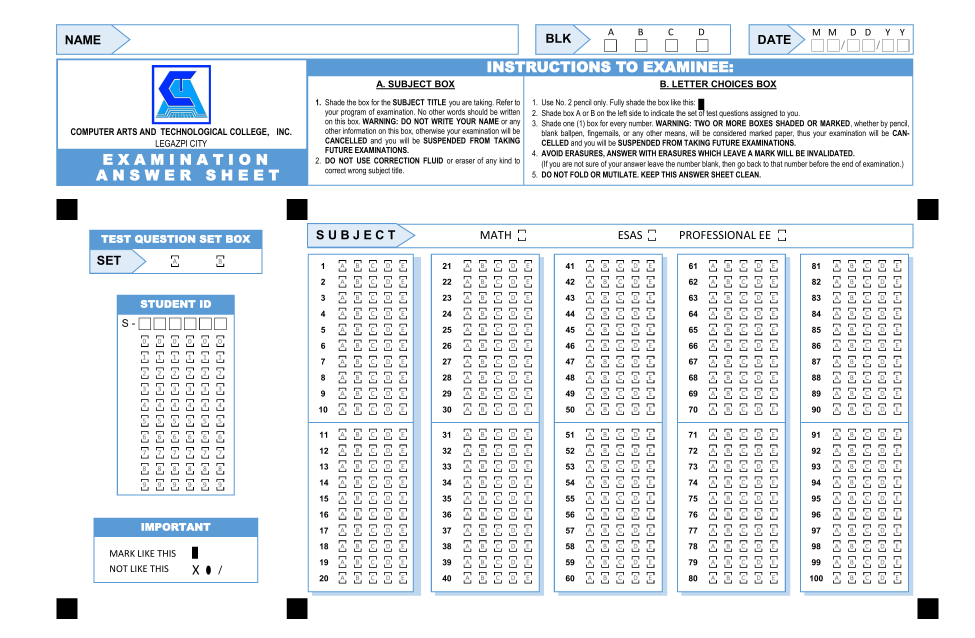
#> input picture reference/sheet-1.png, 3900 x 2550 px, found by its file name (shown at 1/4 size); its folder holds 3 pictures in this run
$ python verify_subwarp_overlay.py
#> lines starting #> are read from the running program, lines starting #| are printed output that depends on the picture; after the words box and inside, x2 and y2 are one past the last pixel; in counts of white or black regions, pixels touching at a corner belong together
### tools/detect_id_box.py
"""
detect_id_box.py — prototype the dynamic STUDENT ID box + TEST SET box detection
and secondary sub-warp, then measure cell grid positions inside each sub-warp.

Run: python tools/detect_id_box.py reference/sheet-1.png
"""
import sys
import cv2
import numpy as np

INFO_W, INFO_H = 800, 1300


def find_markers(gray, img_w):
    clahe = cv2.createCLAHE(clipLimit=3.0, tileGridSize=(32, 32))
    enhanced = clahe.apply(gray)
    _, binary = cv2.threshold(enhanced, 0, 255, cv2.THRESH_BINARY_INV | cv2.THRESH_OTSU)

    expected_side = int(img_w * 0.0215)
    expected_area = expected_side ** 2
    min_area, max_area = int(expected_area * 0.5), int(expected_area * 3.0)

    contours, _ = cv2.findContours(binary.copy(), cv2.RETR_EXTERNAL, cv2.CHAIN_APPROX_SIMPLE)
    cands = []
    for c in contours:
        x, y, w, h = cv2.boundingRect(c)
        bbox = w * h
        if not (min_area <= bbox <= max_area):
            continue
        if w / h < 0.5 or w / h > 2.0:
            continue
        ca = cv2.contourArea(c)
        if ca / bbox < 0.70:
            continue
        cands.append({'center': (x + w / 2.0, y + h / 2.0), 'area': ca})

    sorted_by_x = sorted(cands, key=lambda c: c['center'][0])
    left4 = sorted_by_x[:4]
    left4_by_y = sorted(left4, key=lambda c: c['center'][1])
    top2 = sorted(left4_by_y[:2], key=lambda c: c['center'][0])
    bot2 = sorted(left4_by_y[2:], key=lambda c: c['center'][0])
    return top2[0], top2[1], bot2[0], bot2[1]


def find_box_corners(warped_gray, region_frac, tall, area_frac_range, label):
    """
    region_frac: (x0, x1, y0, y1) as fractions of warp dimensions
    tall: True => filter for height > width; False => width > height
    Returns (corners as 4x2 float32 array ordered TL,TR,BL,BR) or None
    """
    h, w = warped_gray.shape[:2]
    x0, x1, y0, y1 = (int(region_frac[0] * w), int(region_frac[1] * w),
                      int(region_frac[2] * h), int(region_frac[3] * h))
    roi = warped_gray[y0:y1, x0:x1]

    binary = cv2.adaptiveThreshold(roi, 255, cv2.ADAPTIVE_THRESH_GAUSSIAN_C,
                                   cv2.THRESH_BINARY_INV, 21, 8.0)
    kernel = cv2.getStructuringElement(cv2.MORPH_RECT, (3, 3))
    closed = cv2.morphologyEx(binary, cv2.MORPH_CLOSE, kernel, iterations=2)

    contours, _ = cv2.findContours(closed, cv2.RETR_EXTERNAL, cv2.CHAIN_APPROX_SIMPLE)
    roi_area = (x1 - x0) * (y1 - y0)
    min_area, max_area = roi_area * 0.05, roi_area * 0.75

    print(f"\n[{label}] ROI=({x0},{y0})-({x1},{y1})  size={x1-x0}x{y1-y0}  contours={len(contours)}")
    best = None
    best_area = 0
    for c in contours:
        area = cv2.contourArea(c)
        if not (min_area <= area <= max_area):
            continue
        x, y, bw, bh = cv2.boundingRect(c)
        aspect = bw / bh if bh else 0
        ok_aspect = (aspect < 0.95) if tall else (aspect > 1.05)
        peri = cv2.arcLength(c, True)
        approx = cv2.approxPolyDP(c, 0.02 * peri, True)
        print(f"   contour: bbox=({x},{y},{bw},{bh}) area={area:.0f} "
              f"({area/roi_area*100:.1f}% roi) aspect={aspect:.2f} corners={len(approx)} "
              f"{'OK' if ok_aspect else 'reject-aspect'}")
        if not ok_aspect:
            continue
        if len(approx) != 4:
            continue
        if area > best_area:
            best_area = area
            best = approx.reshape(4, 2).astype(np.float32)

    if best is None:
        print(f"   -> NO 4-corner box found")
        return None

    # translate to full warped-canvas coords
    pts = best + np.array([x0, y0], dtype=np.float32)

    # order as TL, TR, BL, BR
    s = pts.sum(axis=1)
    diff = pts[:, 0] - pts[:, 1]
    tl = pts[np.argmin(s)]
    br = pts[np.argmax(s)]
    tr = pts[np.argmax(diff)]
    bl = pts[np.argmin(diff)]
    ordered = np.array([tl, tr, bl, br], dtype=np.float32)
    print(f"   -> corners TL={tl} TR={tr} BL={bl} BR={br}")
    return ordered


def subwarp(gray, corners, out_w, out_h):
    dst = np.float32([[0, 0], [out_w, 0], [0, out_h], [out_w, out_h]])
    H = cv2.getPerspectiveTransform(corners, dst)
    return cv2.warpPerspective(gray, H, (out_w, out_h))


# [166 lines left out: functions measure_blob_grid, _cluster_1d, main, not called in this run]


# [2 lines that do not run on import are left out]

### tools/verify_subwarp_overlay.py
"""
verify_subwarp_overlay.py — replays the new two-level pipeline end-to-end
(main warp -> BoxFinder -> second warp -> SheetBlueprint cell rects) and draws
the idGrid / testSet cell rects on each sub-canvas, mirroring
InfoZoneProcessor + BubbleReader.normToRect/debugOverlay in Kotlin, so the
calibrated SheetBlueprint constants can be visually verified before building.
"""
import sys
import cv2
import numpy as np

sys.path.insert(0, "tools")
from detect_id_box import find_markers, find_box_corners, subwarp, INFO_W, INFO_H

# ── Mirrors of the final SheetBlueprint constants ────────────────────────────
ID_BOX_W, ID_BOX_H = 340, 600
ID_CELL_W_FRAC, ID_CELL_H_FRAC = 0.0735, 0.0667
ID_COL_CENTERS = [81, 125, 168, 212, 256, 300]
ID_ROW_CENTERS = [138, 186, 234, 282, 330, 378, 425, 472, 520, 568]

TESTSET_BOX_W, TESTSET_BOX_H = 360, 140
TESTSET_CELL_W_FRAC, TESTSET_CELL_H_FRAC = 0.0556, 0.2857
TESTSET_CENTERS = {'A': (178, 100), 'B': (273, 100)}


def norm_to_rect(cx_px, cy_px, canvas_w, canvas_h, w_frac, h_frac):
    pw = max(1, int(w_frac * canvas_w))
    ph = max(1, int(h_frac * canvas_h))
    px = int(cx_px - pw / 2)
    py = int(cy_px - ph / 2)
    return px, py, pw, ph


def draw_overlay(sub_gray, rects, name):
    bgr = cv2.cvtColor(sub_gray, cv2.COLOR_GRAY2BGR)
    for (x, y, w, h) in rects:
        cv2.rectangle(bgr, (x, y), (x + w, y + h), (0, 255, 0), 1)
        # 1px inset interior (matches BubbleReader.readFill)
        cv2.rectangle(bgr, (x + 1, y + 1), (x + w - 1, y + h - 1), (255, 0, 0), 1)
    cv2.imwrite(f"reference/{name}_blueprint_overlay.png", bgr)
    print(f"Saved reference/{name}_blueprint_overlay.png")


def main():
    input_path = sys.argv[1] if len(sys.argv) > 1 else "reference/sheet-1.png"
    src = cv2.imread(input_path)
#> src is the input picture: shape (2550, 3900, 3); mean B, G, R 240.2, 236, 231.5
    gray = cv2.cvtColor(src, cv2.COLOR_BGR2GRAY)
    img_w = gray.shape[1]
#> img_w = 3900

    tl, tm, bl, bm = find_markers(gray, img_w)
#> in find_markers, `_, binary = cv2.threshold(enhanced, 0, 255, cv2.THRESH_BINARY_INV | cv..`:
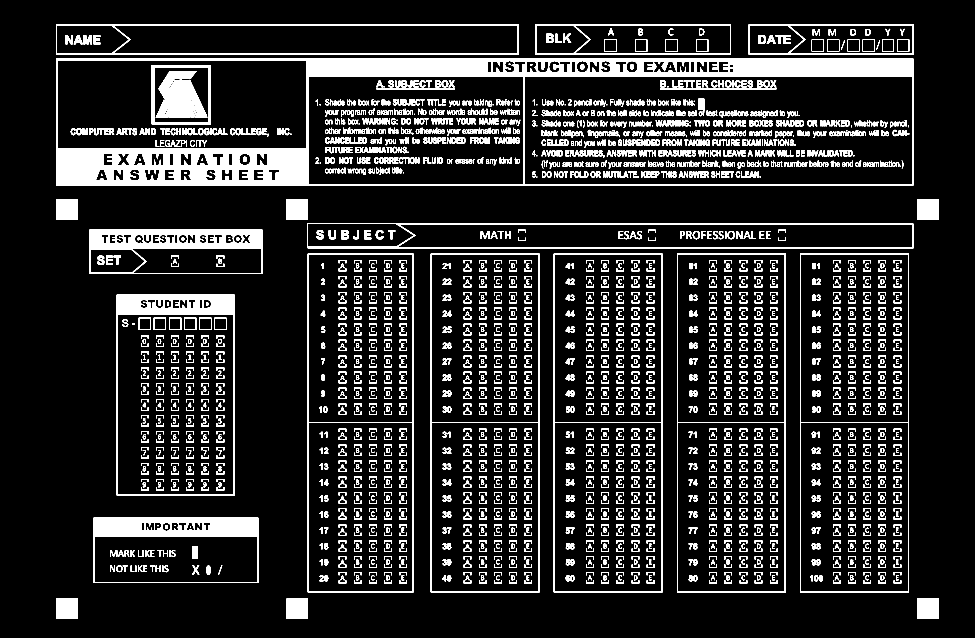
#> binary: shape (2550, 3900) (shown at 1/4 size); 11.1% white; 3053 white regions (64 under 20 px)
#> in find_markers, `contours, _ = cv2.findContours(binary.copy(), cv2.RETR_EXTERNAL, cv2.C..`: contours = 19 contours; largest, box (x1, y1, x2, y2) and area: (225, 234, 3653, 744) 1741922, (3200, 1015, 3636, 2369) 588555, (2708, 1015, 3144, 2369) 588555, (2215, 1015, 2651, 2369) 588555, (1723, 1015, 2159, 2369) 588555
#> the loop in find_markers, `for c in contours:` made 19 passes
#> (c, x, y, w, h, bbox) on passes 4 to 10: ([[374, 2071], [374, 2331], [1032, 2331], [1032, 2071]], 374, 2071, 659, 261, 171999), ([[467, 1179], [467, 1981], [938, 1981], [938, 1179]], 467, 1179, 472, 803, 379016), ([[3200, 1015], [3200, 2368], [3635, 2368], [3635, 1015]], 3200, 1015, 436, 1354, 590344), ([[2708, 1015], [2708, 2368], [3143, 2368], [3143, 1015]], 2708, 1015, 436, 1354, 590344), ([[2215, 1015], [2215, 2368], [2650, 2368], [2650, 1015]], 2215, 1015, 436, 1354, 590344), ([[1723, 1015], [1723, 2368], [2158, 2368], [2158, 1015]], 1723, 1015, 436, 1354, 590344), ([[1231, 1015], [1231, 2368], [1654, 2368], [1654, 1015]], 1231, 1015, 424, 1354, 574096)
#> (c, x, y, w, h, bbox, ca) on passes 1, 2, 3, 13, 14, 15: ([[3670, 2393], [3670, 2475], [3753, 2475], [3753, 2393]], 3670, 2393, 84, 83, 6972, 6806), ([[1147, 2393], [1147, 2475], [1229, 2475], [1229, 2393]], 1147, 2393, 83, 83, 6889, 6724), ([[226, 2393], [226, 2475], [309, 2475], [309, 2393]], 226, 2393, 84, 83, 6972, 6806), ([[3670, 796], [3670, 879], [3753, 879], [3753, 796]], 3670, 796, 84, 84, 7056, 6889), ([[1147, 796], [1147, 879], [1229, 879], [1229, 796]], 1147, 796, 83, 84, 6972, 6806), ([[226, 796], [226, 879], [309, 879], [309, 796]], 226, 796, 84, 84, 7056, 6889)
#> after the loop in find_markers, `for c in contours:`: cands = 6 items
#> in find_markers, `left4 = sorted_by_x[:4]`: left4 = 4 items
#> in find_markers, `top2 = sorted(left4_by_y[:2], key=lambda c: c['center'][0])`: top2 = 2 items
#> tl = {'center': (268, 838), 'area': 6889}; tm = {'center': (1188.5, 838), 'area': 6806}; bl = {'center': (268, 2434.5), 'area': 6806}; bm = {'center': (1188.5, 2434.5), 'area': 6724}
    src_pts = np.float32([tl['center'], tm['center'], bl['center'], bm['center']])
#> src_pts = [[268, 838], [1188.5, 838], [268, 2434.5], [1188.5, 2434.5]]
    dst_pts = np.float32([[0, 0], [INFO_W, 0], [0, INFO_H], [INFO_W, INFO_H]])
    H = cv2.getPerspectiveTransform(src_pts, dst_pts)
#> H = [[0.869, -8.12e-18, -232.9], [0, 0.814, -682.4], [-4.75e-20, 0, 1]]
    warped = cv2.warpPerspective(gray, H, (INFO_W, INFO_H))
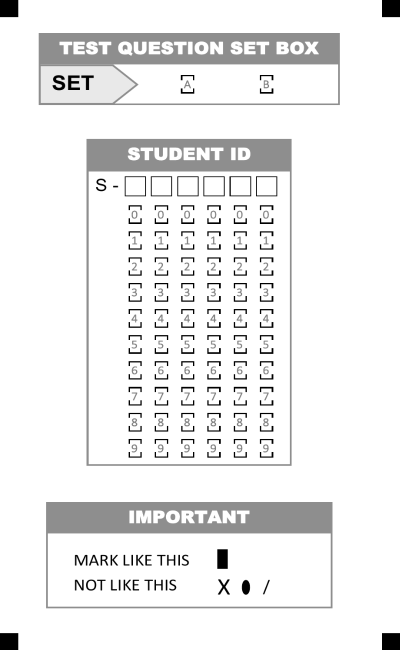
#> warped: shape (1300, 800) (shown at 1/2 size); min 0, max 255, mean 237.2

    clahe = cv2.createCLAHE(clipLimit=2.0, tileGridSize=(8, 8))
    warped_enh = clahe.apply(warped)

    # y-range matches InfoZoneProcessor.ID_BOX_Y_RANGE (0.18..0.80) so this replay
    # detects the same (taller, header-inclusive) box as the app does.
    id_corners = find_box_corners(warped_enh, (0.15, 0.85, 0.18, 0.80), tall=True,
                                  area_frac_range=(0.05, 0.75), label="ID-BOX")
#> in find_box_corners, `binary = cv2.adaptiveThreshold(roi, 255, cv2.ADAPTIVE_THRESH_GAUSSIAN_..`: binary: shape (806, 560); 9.6% white; 203 white regions (4 under 20 px), largest, box (x1, y1, x2, y2) and area: (53, 44, 463, 698) 10399, (132, 56, 331, 92) 3300, (0, 770, 545, 806) 2885
#> in find_box_corners, `closed = cv2.morphologyEx(binary, cv2.MORPH_CLOSE, kernel, iterations=2)`:
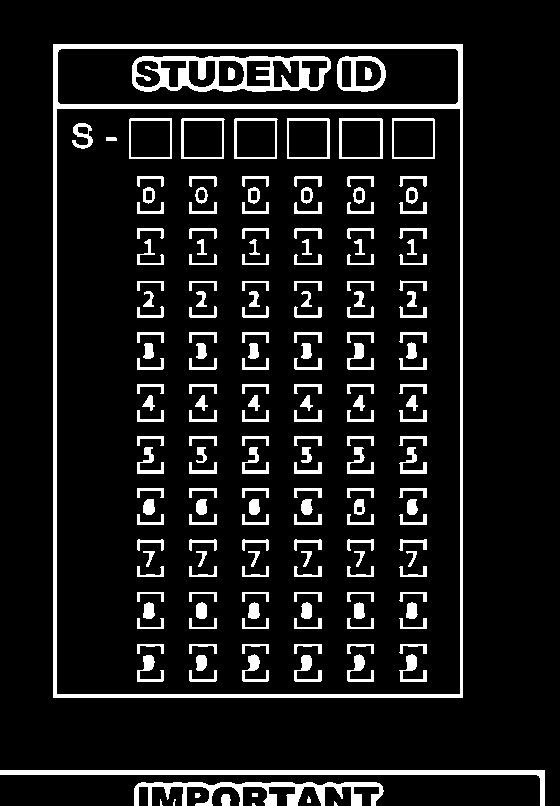
#> closed: shape (806, 560); 10% white; 192 white regions (4 under 20 px)
#> in find_box_corners, `contours, _ = cv2.findContours(closed, cv2.RETR_EXTERNAL, cv2.CHAIN_AP..`: contours = 11 contours, 7 with area under 20; largest, box (x1, y1, x2, y2) and area: (53, 44, 463, 698) 267077, (0, 770, 545, 806) 2306, (134, 782, 384, 806) 1976, (221, 794, 231, 806) 84
#| [ID-BOX] ROI=(120,234)-(680,1040)  size=560x806  contours=11
#> the loop in find_box_corners, `for c in contours:` made 11 passes
#> (area, x, y, bw, bh, aspect, ok_aspect, peri) on pass 11: (267077, 53, 44, 410, 654, 0.627, True, 2124)
#> area on passes 6, 9, 10: 84, 1976, 2306.5
#|    contour: bbox=(53,44,410,654) area=267077 (59.2% roi) aspect=0.63 corners=4 OK
#> after the loop in find_box_corners, `for c in contours:`: best_area = 267077
#> in find_box_corners, `pts = best + np.array([x0, y0], dtype=np.float32)`: pts = [[173, 278], [173, 931], [582, 931], [582, 278]]
#> in find_box_corners, `s = pts.sum(axis=1)`: s = [451, 1104, 1513, 860]
#> in find_box_corners, `diff = pts[:, 0] - pts[:, 1]`: diff = [-105, -758, -349, 304]
#> in find_box_corners, `tl = pts[np.argmin(s)]`: tl = [173, 278]
#> in find_box_corners, `br = pts[np.argmax(s)]`: br = [582, 931]
#> in find_box_corners, `tr = pts[np.argmax(diff)]`: tr = [582, 278]
#> in find_box_corners, `bl = pts[np.argmin(diff)]`: bl = [173, 931]
#> in find_box_corners, `ordered = np.array([tl, tr, bl, br], dtype=np.float32)`: ordered = [[173, 278], [582, 278], [173, 931], [582, 931]]
#|    -> corners TL=[173. 278.] TR=[582. 278.] BL=[173. 931.] BR=[582. 931.]
#> id_corners = [[173, 278], [582, 278], [173, 931], [582, 931]]
    ts_corners = find_box_corners(warped_enh, (0.05, 0.95, 0.03, 0.20), tall=False,
                                  area_frac_range=(0.05, 0.85), label="TESTSET-BOX")
#> call 2 of find_box_corners, with region_frac = (0.05, 0.95, 0.03, 0.2), tall = False, area_frac_range = (0.05, 0.85), label = 'TESTSET-BOX'
#> in find_box_corners (call 2), `roi = warped_gray[y0:y1, x0:x1]`:
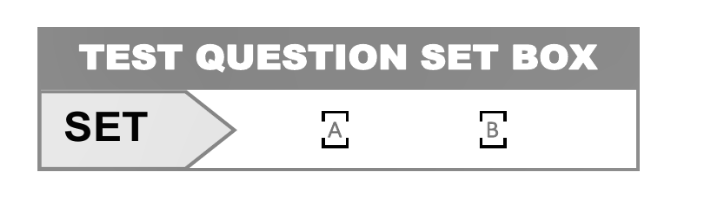
#> roi: shape (221, 720); min 2, max 255, mean 225.5
#> in find_box_corners (call 2), `binary = cv2.adaptiveThreshold(roi, 255, cv2.ADAPTIVE_THRESH_GAUSSIAN_..`: binary: shape (221, 720); 12.8% white; 19 white regions, largest, box (x1, y1, x2, y2) and area: (37, 27, 640, 171) 9962, (191, 39, 411, 76) 3529, (74, 39, 187, 75) 1845
#> in find_box_corners (call 2), `closed = cv2.morphologyEx(binary, cv2.MORPH_CLOSE, kernel, iterations=2)`:
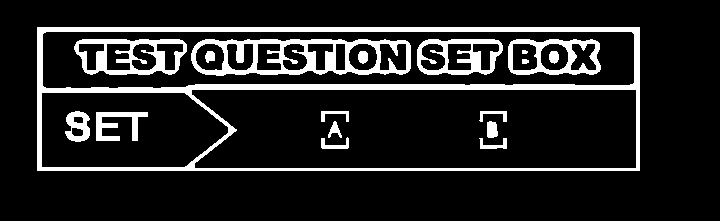
#> closed: shape (221, 720); 13.2% white; 18 white regions, largest, box (x1, y1, x2, y2) and area: (37, 27, 640, 171) 10288, (191, 39, 411, 76) 3607, (74, 39, 187, 75) 1882
#> in find_box_corners (call 2), `contours, _ = cv2.findContours(closed, cv2.RETR_EXTERNAL, cv2.CHAIN_AP..`: contours = [[[37, 27], [37, 170], [639, 170], [639, 27]]]
#| [TESTSET-BOX] ROI=(40,39)-(760,260)  size=720x221  contours=1
#> the loop in find_box_corners (call 2), `for c in contours:` made 1 pass
#> (area, x, y, bw, bh, aspect, ok_aspect, peri) on pass 1: (86086, 37, 27, 603, 144, 4.19, True, 1490)
#|    contour: bbox=(37,27,603,144) area=86086 (54.1% roi) aspect=4.19 corners=4 OK
#> after the loop in find_box_corners (call 2), `for c in contours:`: best_area = 86086
#> in find_box_corners (call 2), `pts = best + np.array([x0, y0], dtype=np.float32)`: pts = [[77, 66], [77, 209], [679, 209], [679, 66]]
#> in find_box_corners (call 2), `s = pts.sum(axis=1)`: s = [143, 286, 888, 745]
#> in find_box_corners (call 2), `diff = pts[:, 0] - pts[:, 1]`: diff = [11, -132, 470, 613]
#> in find_box_corners (call 2), `tl = pts[np.argmin(s)]`: tl = [77, 66]
#> in find_box_corners (call 2), `br = pts[np.argmax(s)]`: br = [679, 209]
#> in find_box_corners (call 2), `tr = pts[np.argmax(diff)]`: tr = [679, 66]
#> in find_box_corners (call 2), `bl = pts[np.argmin(diff)]`: bl = [77, 209]
#> in find_box_corners (call 2), `ordered = np.array([tl, tr, bl, br], dtype=np.float32)`: ordered = [[77, 66], [679, 66], [77, 209], [679, 209]]
#|    -> corners TL=[77. 66.] TR=[679.  66.] BL=[ 77. 209.] BR=[679. 209.]
#> ts_corners = [[77, 66], [679, 66], [77, 209], [679, 209]]

    if id_corners is not None:
        id_sub = subwarp(warped, id_corners, ID_BOX_W, ID_BOX_H)
#> in subwarp, `dst = np.float32([[0, 0], [out_w, 0], [0, out_h], [out_w, out_h]])`: dst = [[0, 0], [340, 0], [0, 600], [340, 600]]
#> in subwarp, `H = cv2.getPerspectiveTransform(corners, dst)`: H = [[0.831, 1.54e-17, -143.8], [0, 0.919, -255.4], [-4.63e-19, -1.52e-35, 1]]
        rects = []
        for cx in ID_COL_CENTERS:
            for cy in ID_ROW_CENTERS:
                rects.append(norm_to_rect(cx, cy, ID_BOX_W, ID_BOX_H, ID_CELL_W_FRAC, ID_CELL_H_FRAC))
        draw_overlay(id_sub, rects, "id_box")
#> after the loop in draw_overlay, `for (x, y, w, h) in rects:`:
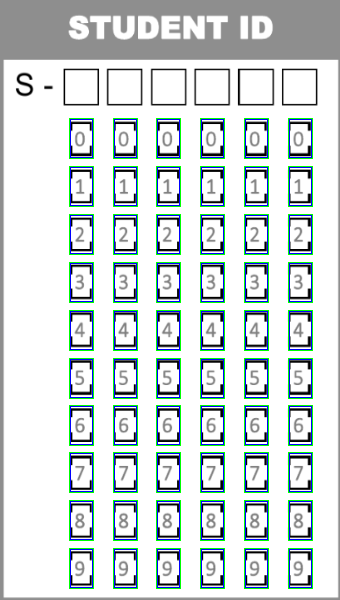
#> bgr: shape (600, 340, 3); mean B, G, R 218.8, 219.4, 209.8

    if ts_corners is not None:
        ts_sub = subwarp(warped, ts_corners, TESTSET_BOX_W, TESTSET_BOX_H)
        rects = []
        for (cx, cy) in TESTSET_CENTERS.values():
            rects.append(norm_to_rect(cx, cy, TESTSET_BOX_W, TESTSET_BOX_H,
                                       TESTSET_CELL_W_FRAC, TESTSET_CELL_H_FRAC))
        draw_overlay(ts_sub, rects, "testset_box")
#> call 2 of draw_overlay, with name = 'testset_box'
#> after the loop in draw_overlay (call 2), `for (x, y, w, h) in rects:`:
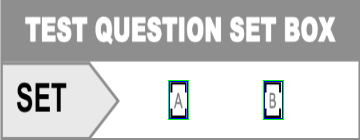
#> bgr: shape (140, 360, 3); mean B, G, R 203.2, 203.3, 202.1


if __name__ == "__main__":
    main()
